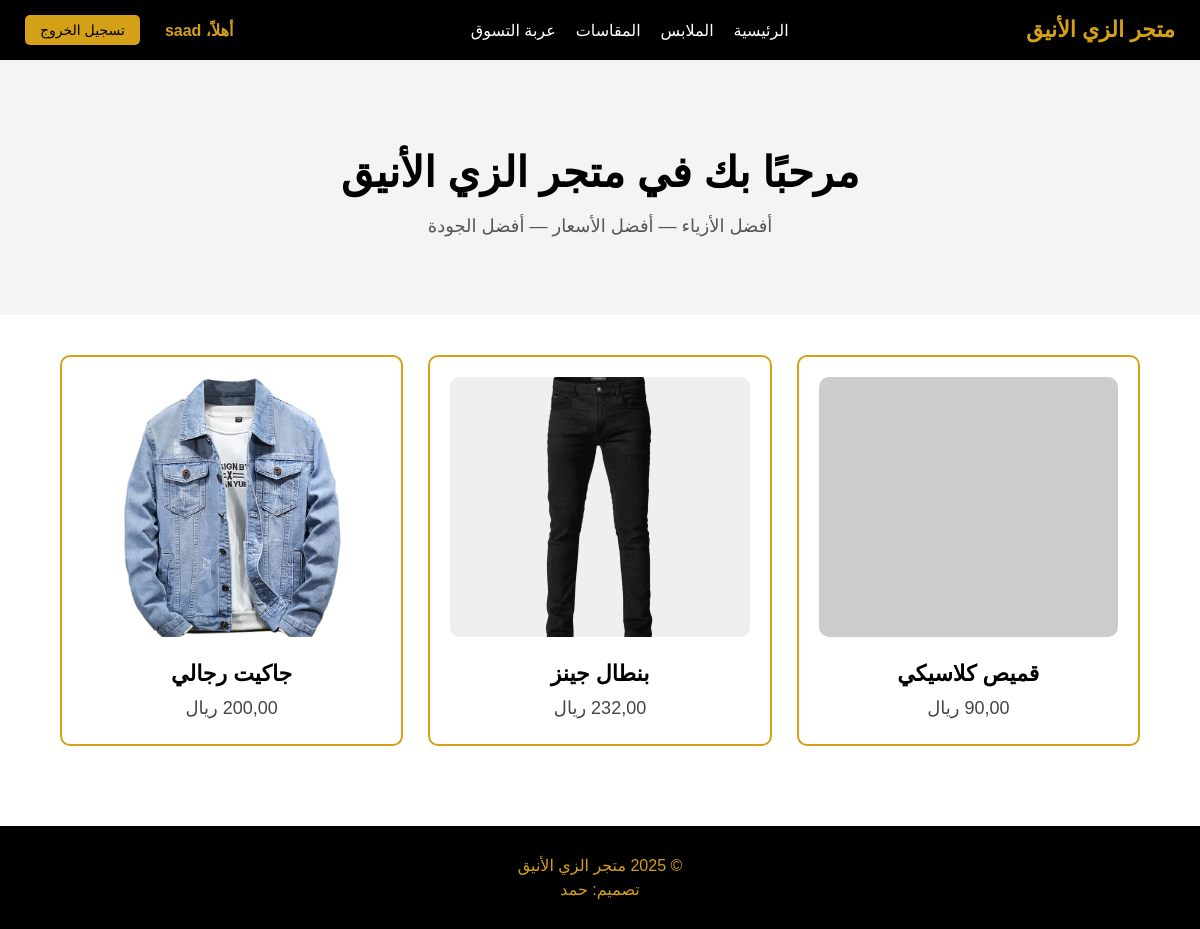
Screenshot of / (signed in) with the database file from the repository.
### products/models.py (models this page shows, shortened)
class Product(models.Model):
    name = models.CharField(max_length=200, verbose_name="اسم المنتج")
    price = models.DecimalField(max_digits=10, decimal_places=2, verbose_name="السعر")
    stock = models.IntegerField(default=0, verbose_name="الكمية المتوفرة")
    description = models.TextField(blank=True, null=True, verbose_name="الوصف")
    image = models.ImageField(upload_to='products/', blank=True, null=True, verbose_name="الصورة")
    created_at = models.DateTimeField(auto_now_add=True, verbose_name="تاريخ الإضافة")
    class Meta:
        verbose_name = "منتج"
        verbose_name_plural = "المنتجات"

### products/views.py (the view)
# urls.py: path('', home, name='home'),
def home(request):
    products = Product.objects.all().order_by("-id")  # ترتيب من الأحدث للأقدم
    return render(request, "home.html", {"products": products})

### templates/home.html (shortened to what this page needs)
<!DOCTYPE html>
<html lang="ar">
<head>
</head>
<body>
{% include 'header.html' %}
<div class="hero">
    <h1>مرحبًا بك في متجر الزي الأنيق</h1>
    <p>أفضل الأزياء — أفضل الأسعار — أفضل الجودة</p>
</div>
<div class="products">
    {% for product in products %}
    <div class="product-card">
        {% if product.image %}
        <img src="{{ product.image.url }}" alt="{{ product.name }}">
        {% else %}
        <img src="https://via.placeholder.com/300" alt="no image">
        {% endif %}
        <h3>{{ product.name }}</h3>
        <p>{{ product.price }} ريال</p>
    </div>
    {% empty %}
        <div class="empty-message">لا توجد منتجات مضافة حالياً</div>
    {% endfor %}
</div>
{% include 'footer.html' %}
</body>
</html>

### templates/header.html (shortened to what this page needs)
<!DOCTYPE html>
<html lang="ar">
<head>
</head>
<body>
<div class="navbar">
    <div class="logo">متجر الزي الأنيق</div>
    <ul>
        <li><a href="/">الرئيسية</a></li>
        <li><a href="#">الملابس</a></li>
        <li><a href="#">المقاسات</a></li>
        <li><a href="#">عربة التسوق</a></li>
    </ul>
    <div class="auth-buttons">
        {% if request.user.is_authenticated %}
            <span class="welcome-text">أهلاً، {{ request.user.username }}</span>
            <a href="/accounts/logout/">تسجيل الخروج</a>
        {% else %}
            <a href="/accounts/login/">تسجيل الدخول</a>
            <a href="/accounts/register/">إنشاء حساب</a>
        {% endif %}
    </div>
</div>
</body>
</html>

### templates/home.html (style rules this page uses)
body { margin: 0; direction: rtl; background-color: #ffffff; font-family: 'Tahoma', sans-serif; }
.hero { background-color: #f4f4f4; padding: 60px 20px; text-align: center; }
.hero h1 { color: #000; font-size: 42px; margin-bottom: 10px; }
.hero p { color: #555; font-size: 18px; }
.products { display: grid; grid-template-columns: repeat(auto-fit, minmax(280px, 1fr)); gap: 25px; padding: 40px 60px; }
.product-card { background-color: #fff; border: 2px solid #d4a017; padding: 20px; text-align: center; border-radius: 10px; transition: 0.3s ease; }
.product-card img { width: 100%; height: 260px; object-fit: cover; border-radius: 10px; margin-bottom: 10px; }
.product-card h3 { margin: 10px 0; font-size: 22px; }
.product-card p { margin: 5px 0; color: #444; font-size: 18px; }

### templates/header.html (style rules this page uses)
body { margin: 0; direction: rtl; font-family: 'Tahoma', sans-serif; }
.navbar { background-color: #000; padding: 15px 25px; display: flex; justify-content: space-between; align-items: center; color: white; }
.navbar .logo { font-size: 22px; font-weight: bold; color: #d4a017; }
.navbar ul { list-style: none; margin: 0; padding: 0; display: flex; gap: 20px; }
.navbar ul li a { text-decoration: none; color: white; font-size: 16px; transition: 0.3s; }
.auth-buttons { display: flex; gap: 10px; align-items: center; }
.auth-buttons a { background-color: #d4a017; color: #000; padding: 7px 15px; border-radius: 5px; text-decoration: none; font-size: 14px; transition: 0.3s; }
.welcome-text { margin-left: 15px; color: #d4a017; font-weight: bold; }

### rows the page displays
Product: name "قميص كلاسيكي"
Product: image (picture), name "بنطال جينز"
Product: image (picture), name "جاكيت رجالي"

### other values shown
{{ request.user.username }} "saad"
